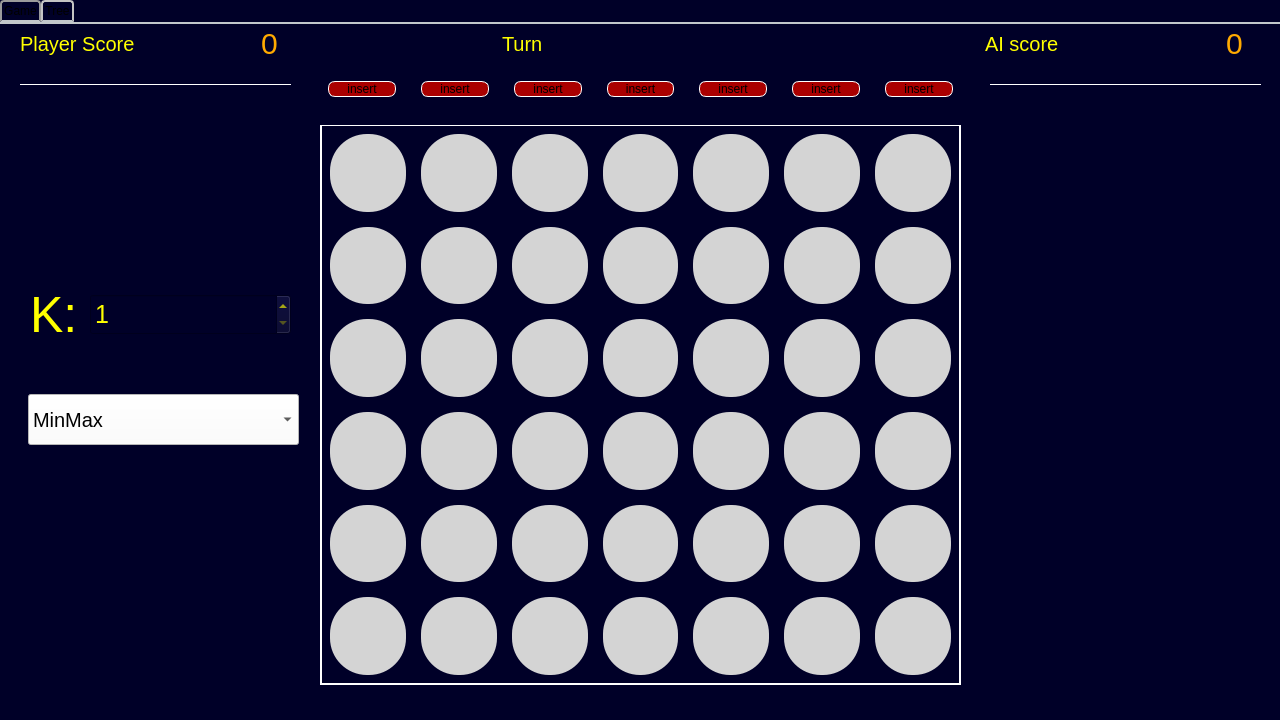
<?xml version="1.0" encoding="UTF-8"?>
<ui version="4.0">
 <class>MainWindow</class>
 <widget class="QMainWindow" name="MainWindow">
  <property name="geometry">
   <rect>
    <x>0</x>
    <y>0</y>
    <width>1280</width>
    <height>720</height>
   </rect>
  </property>
  <property name="font">
   <font>
    <family>Consolas</family>
    <pointsize>10</pointsize>
    <weight>9</weight>
    <italic>false</italic>
    <bold>false</bold>
   </font>
  </property>
  <property name="windowTitle">
   <string>MainWindow</string>
  </property>
  <property name="styleSheet">
   <string notr="true">font: 75 10pt &quot;Consolas&quot;;
background-color:rgb(0, 0, 40);</string>
  </property>
  <widget class="QWidget" name="centralwidget">
   <property name="styleSheet">
    <string notr="true"/>
   </property>
   <widget class="QTabWidget" name="tabWidget">
    <property name="geometry">
     <rect>
      <x>0</x>
      <y>0</y>
      <width>1280</width>
      <height>720</height>
     </rect>
    </property>
    <property name="sizePolicy">
     <sizepolicy hsizetype="Preferred" vsizetype="Preferred">
      <horstretch>0</horstretch>
      <verstretch>0</verstretch>
     </sizepolicy>
    </property>
    <property name="styleSheet">
     <string notr="true">QTabWidget::pane { /* The tab widget frame */
    border-top: 2px solid #C2C7CB;
    position: absolute;
    top: -0.5em;
}

QTabWidget::tab-bar {
    alignment: center;
}

/* Style the tab using the tab sub-control. Note that
    it reads QTabBar _not_ QTabWidget */
QTabBar::tab {
    background: qlineargradient(x1: 0, y1: 0, x2: 0, y2: 1,
                                stop: 0 #E1E1E1, stop: 0.4 #DDDDDD,
                                stop: 0.5 #D8D8D8, stop: 1.0 #D3D3D3);
    border: 2px solid #C4C4C3;
    border-bottom-color: #C2C7CB; /* same as the pane color */
    border-top-left-radius: 4px;
    border-top-right-radius: 4px;
    min-width: 8ex;
    padding: 2px;
}

QTabBar::tab:selected, QTabBar::tab:hover {
    background: qlineargradient(x1: 0, y1: 0, x2: 0, y2: 1,
                                stop: 0 #fafafa, stop: 0.4 #f4f4f4,
                                stop: 0.5 #e7e7e7, stop: 1.0 #fafafa);
}

QTabBar::tab:selected {
    border-color: #9B9B9B;
    border-bottom-color: #C2C7CB; /* same as pane color */
}
QPushButton {
	background-color: rgb(170, 0, 0);
	border: 1px solid white;
	border-radius: 7px;
}
QPushButton:pressed {
    background-color: rgb(224, 0, 0);
    border-style: inset;
}
</string>
    </property>
    <property name="tabShape">
     <enum>QTabWidget::Rounded</enum>
    </property>
    <property name="currentIndex">
     <number>0</number>
    </property>
    <widget class="QWidget" name="tab">
     <attribute name="title">
      <string>Game</string>
     </attribute>
     <widget class="QWidget" name="gridLayoutWidget">
      <property name="geometry">
       <rect>
        <x>330</x>
        <y>110</y>
        <width>621</width>
        <height>541</height>
       </rect>
      </property>
      <layout class="QGridLayout" name="grid">
       <property name="spacing">
        <number>15</number>
       </property>
       <item row="1" column="0">
        <widget class="QLabel" name="l40">
         <property name="styleSheet">
          <string notr="true">background-color: rgb(212, 212, 212);
border: 2px insert rgb(85, 255, 255);
border-radius: 37px;</string>
         </property>
         <property name="text">
          <string/>
         </property>
        </widget>
       </item>
       <item row="5" column="7">
        <widget class="QLabel" name="l06">
         <property name="styleSheet">
          <string notr="true">background-color: rgb(212, 212, 212);
border: 2px insert rgb(85, 255, 255);
border-radius: 37px;</string>
         </property>
         <property name="text">
          <string/>
         </property>
        </widget>
       </item>
       <item row="2" column="3">
        <widget class="QLabel" name="l33">
         <property name="styleSheet">
          <string notr="true">background-color: rgb(212, 212, 212);
border: 2px insert rgb(85, 255, 255);
border-radius: 37px;</string>
         </property>
         <property name="text">
          <string/>
         </property>
        </widget>
       </item>
       <item row="4" column="3">
        <widget class="QLabel" name="l13">
         <property name="styleSheet">
          <string notr="true">background-color: rgb(212, 212, 212);
border: 2px insert rgb(85, 255, 255);
border-radius: 37px;</string>
         </property>
         <property name="text">
          <string/>
         </property>
        </widget>
       </item>
       <item row="4" column="2">
        <widget class="QLabel" name="l12">
         <property name="styleSheet">
          <string notr="true">background-color: rgb(212, 212, 212);
border: 2px insert rgb(85, 255, 255);
border-radius: 37px;</string>
         </property>
         <property name="text">
          <string/>
         </property>
        </widget>
       </item>
       <item row="5" column="5">
        <widget class="QLabel" name="l04">
         <property name="styleSheet">
          <string notr="true">background-color: rgb(212, 212, 212);
border: 2px insert rgb(85, 255, 255);
border-radius: 37px;</string>
         </property>
         <property name="text">
          <string/>
         </property>
        </widget>
       </item>
       <item row="4" column="5">
        <widget class="QLabel" name="l14">
         <property name="styleSheet">
          <string notr="true">background-color: rgb(212, 212, 212);
border: 2px insert rgb(85, 255, 255);
border-radius: 37px;</string>
         </property>
         <property name="text">
          <string/>
         </property>
        </widget>
       </item>
       <item row="3" column="5">
        <widget class="QLabel" name="l24">
         <property name="styleSheet">
          <string notr="true">background-color: rgb(212, 212, 212);
border: 2px insert rgb(85, 255, 255);
border-radius: 37px;</string>
         </property>
         <property name="text">
          <string/>
         </property>
        </widget>
       </item>
       <item row="5" column="1">
        <widget class="QLabel" name="l01">
         <property name="styleSheet">
          <string notr="true">background-color: rgb(212, 212, 212);
border: 2px insert rgb(85, 255, 255);
border-radius: 37px;</string>
         </property>
         <property name="text">
          <string/>
         </property>
        </widget>
       </item>
       <item row="5" column="3">
        <widget class="QLabel" name="l03">
         <property name="styleSheet">
          <string notr="true">background-color: rgb(212, 212, 212);
border: 2px insert rgb(85, 255, 255);
border-radius: 37px;</string>
         </property>
         <property name="text">
          <string/>
         </property>
        </widget>
       </item>
       <item row="4" column="1">
        <widget class="QLabel" name="l11">
         <property name="styleSheet">
          <string notr="true">background-color: rgb(212, 212, 212);
border: 2px insert rgb(85, 255, 255);
border-radius: 37px;</string>
         </property>
         <property name="text">
          <string/>
         </property>
        </widget>
       </item>
       <item row="3" column="6">
        <widget class="QLabel" name="l25">
         <property name="styleSheet">
          <string notr="true">background-color: rgb(212, 212, 212);
border: 2px insert rgb(85, 255, 255);
border-radius: 37px;</string>
         </property>
         <property name="text">
          <string/>
         </property>
        </widget>
       </item>
       <item row="0" column="2">
        <widget class="QLabel" name="l52">
         <property name="styleSheet">
          <string notr="true">background-color: rgb(212, 212, 212);
border: 2px insert rgb(85, 255, 255);
border-radius: 37px;</string>
         </property>
         <property name="text">
          <string/>
         </property>
        </widget>
       </item>
       <item row="1" column="2">
        <widget class="QLabel" name="l42">
         <property name="styleSheet">
          <string notr="true">background-color: rgb(212, 212, 212);
border: 2px insert rgb(85, 255, 255);
border-radius: 37px;</string>
         </property>
         <property name="text">
          <string/>
         </property>
        </widget>
       </item>
       <item row="1" column="1">
        <widget class="QLabel" name="l41">
         <property name="styleSheet">
          <string notr="true">background-color: rgb(212, 212, 212);
border: 2px insert rgb(85, 255, 255);
border-radius: 37px;</string>
         </property>
         <property name="text">
          <string/>
         </property>
        </widget>
       </item>
       <item row="5" column="0">
        <widget class="QLabel" name="l00">
         <property name="styleSheet">
          <string notr="true">background-color: rgb(212, 212, 212);
border: 2px insert rgb(85, 255, 255);
border-radius: 37px;</string>
         </property>
         <property name="text">
          <string/>
         </property>
        </widget>
       </item>
       <item row="0" column="0">
        <widget class="QLabel" name="l50">
         <property name="styleSheet">
          <string notr="true">background-color: rgb(212, 212, 212);
border: 2px insert rgb(85, 255, 255);
border-radius: 37px;</string>
         </property>
         <property name="text">
          <string/>
         </property>
        </widget>
       </item>
       <item row="4" column="7">
        <widget class="QLabel" name="l16">
         <property name="styleSheet">
          <string notr="true">background-color: rgb(212, 212, 212);
border: 2px insert rgb(85, 255, 255);
border-radius: 37px;</string>
         </property>
         <property name="text">
          <string/>
         </property>
        </widget>
       </item>
       <item row="4" column="0">
        <widget class="QLabel" name="l10">
         <property name="styleSheet">
          <string notr="true">background-color: rgb(212, 212, 212);
border: 2px insert rgb(85, 255, 255);
border-radius: 37px;</string>
         </property>
         <property name="text">
          <string/>
         </property>
        </widget>
       </item>
       <item row="3" column="3">
        <widget class="QLabel" name="l23">
         <property name="styleSheet">
          <string notr="true">background-color: rgb(212, 212, 212);
border: 2px insert rgb(85, 255, 255);
border-radius: 37px;</string>
         </property>
         <property name="text">
          <string/>
         </property>
        </widget>
       </item>
       <item row="2" column="1">
        <widget class="QLabel" name="l31">
         <property name="styleSheet">
          <string notr="true">background-color: rgb(212, 212, 212);
border: 2px insert rgb(85, 255, 255);
border-radius: 37px;</string>
         </property>
         <property name="text">
          <string/>
         </property>
        </widget>
       </item>
       <item row="3" column="2">
        <widget class="QLabel" name="l22">
         <property name="styleSheet">
          <string notr="true">background-color: rgb(212, 212, 212);
border: 2px insert rgb(85, 255, 255);
border-radius: 37px;</string>
         </property>
         <property name="text">
          <string/>
         </property>
        </widget>
       </item>
       <item row="2" column="0">
        <widget class="QLabel" name="l30">
         <property name="styleSheet">
          <string notr="true">background-color: rgb(212, 212, 212);
border: 2px insert rgb(85, 255, 255);
border-radius: 37px;</string>
         </property>
         <property name="text">
          <string/>
         </property>
        </widget>
       </item>
       <item row="5" column="6">
        <widget class="QLabel" name="l05">
         <property name="styleSheet">
          <string notr="true">background-color: rgb(212, 212, 212);
border: 2px insert rgb(85, 255, 255);
border-radius: 37px;</string>
         </property>
         <property name="text">
          <string/>
         </property>
        </widget>
       </item>
       <item row="3" column="7">
        <widget class="QLabel" name="l26">
         <property name="styleSheet">
          <string notr="true">background-color: rgb(212, 212, 212);
border: 2px insert rgb(85, 255, 255);
border-radius: 37px;</string>
         </property>
         <property name="text">
          <string/>
         </property>
        </widget>
       </item>
       <item row="4" column="6">
        <widget class="QLabel" name="l15">
         <property name="styleSheet">
          <string notr="true">background-color: rgb(212, 212, 212);
border: 2px insert rgb(85, 255, 255);
border-radius: 37px;</string>
         </property>
         <property name="text">
          <string/>
         </property>
        </widget>
       </item>
       <item row="2" column="2">
        <widget class="QLabel" name="l32">
         <property name="styleSheet">
          <string notr="true">background-color: rgb(212, 212, 212);
border: 2px insert rgb(85, 255, 255);
border-radius: 37px;</string>
         </property>
         <property name="text">
          <string/>
         </property>
        </widget>
       </item>
       <item row="3" column="1">
        <widget class="QLabel" name="l21">
         <property name="styleSheet">
          <string notr="true">background-color: rgb(212, 212, 212);
border: 2px insert rgb(85, 255, 255);
border-radius: 37px;</string>
         </property>
         <property name="text">
          <string/>
         </property>
        </widget>
       </item>
       <item row="5" column="2">
        <widget class="QLabel" name="l02">
         <property name="styleSheet">
          <string notr="true">background-color: rgb(212, 212, 212);
border: 2px insert rgb(85, 255, 255);
border-radius: 37px;</string>
         </property>
         <property name="text">
          <string/>
         </property>
        </widget>
       </item>
       <item row="3" column="0">
        <widget class="QLabel" name="l20">
         <property name="styleSheet">
          <string notr="true">background-color: rgb(212, 212, 212);
border: 2px insert rgb(85, 255, 255);
border-radius: 37px;</string>
         </property>
         <property name="text">
          <string/>
         </property>
        </widget>
       </item>
       <item row="0" column="1">
        <widget class="QLabel" name="l51">
         <property name="styleSheet">
          <string notr="true">background-color: rgb(212, 212, 212);
border: 2px insert rgb(85, 255, 255);
border-radius: 37px;</string>
         </property>
         <property name="text">
          <string/>
         </property>
        </widget>
       </item>
       <item row="2" column="5">
        <widget class="QLabel" name="l34">
         <property name="styleSheet">
          <string notr="true">background-color: rgb(212, 212, 212);
border: 2px insert rgb(85, 255, 255);
border-radius: 37px;</string>
         </property>
         <property name="text">
          <string/>
         </property>
        </widget>
       </item>
       <item row="2" column="6">
        <widget class="QLabel" name="l35">
         <property name="styleSheet">
          <string notr="true">background-color: rgb(212, 212, 212);
border: 2px insert rgb(85, 255, 255);
border-radius: 37px;</string>
         </property>
         <property name="text">
          <string/>
         </property>
        </widget>
       </item>
       <item row="2" column="7">
        <widget class="QLabel" name="l36">
         <property name="styleSheet">
          <string notr="true">background-color: rgb(212, 212, 212);
border: 2px insert rgb(85, 255, 255);
border-radius: 37px;</string>
         </property>
         <property name="text">
          <string/>
         </property>
        </widget>
       </item>
       <item row="1" column="3">
        <widget class="QLabel" name="l43">
         <property name="styleSheet">
          <string notr="true">background-color: rgb(212, 212, 212);
border: 2px insert rgb(85, 255, 255);
border-radius: 37px;</string>
         </property>
         <property name="text">
          <string/>
         </property>
        </widget>
       </item>
       <item row="1" column="5">
        <widget class="QLabel" name="l44">
         <property name="styleSheet">
          <string notr="true">background-color: rgb(212, 212, 212);
border: 2px insert rgb(85, 255, 255);
border-radius: 37px;</string>
         </property>
         <property name="text">
          <string/>
         </property>
        </widget>
       </item>
       <item row="1" column="6">
        <widget class="QLabel" name="l45">
         <property name="styleSheet">
          <string notr="true">background-color: rgb(212, 212, 212);
border: 2px insert rgb(85, 255, 255);
border-radius: 37px;</string>
         </property>
         <property name="text">
          <string/>
         </property>
        </widget>
       </item>
       <item row="1" column="7">
        <widget class="QLabel" name="l46">
         <property name="styleSheet">
          <string notr="true">background-color: rgb(212, 212, 212);
border: 2px insert rgb(85, 255, 255);
border-radius: 37px;</string>
         </property>
         <property name="text">
          <string/>
         </property>
        </widget>
       </item>
       <item row="0" column="3">
        <widget class="QLabel" name="l53">
         <property name="styleSheet">
          <string notr="true">background-color: rgb(212, 212, 212);
border: 2px insert rgb(85, 255, 255);
border-radius: 37px;</string>
         </property>
         <property name="text">
          <string/>
         </property>
        </widget>
       </item>
       <item row="0" column="5">
        <widget class="QLabel" name="l54">
         <property name="styleSheet">
          <string notr="true">background-color: rgb(212, 212, 212);
border: 2px insert rgb(85, 255, 255);
border-radius: 37px;</string>
         </property>
         <property name="text">
          <string/>
         </property>
        </widget>
       </item>
       <item row="0" column="6">
        <widget class="QLabel" name="l55">
         <property name="styleSheet">
          <string notr="true">background-color: rgb(212, 212, 212);
border: 2px insert rgb(85, 255, 255);
border-radius: 37px;</string>
         </property>
         <property name="text">
          <string/>
         </property>
        </widget>
       </item>
       <item row="0" column="7">
        <widget class="QLabel" name="l56">
         <property name="styleSheet">
          <string notr="true">background-color: rgb(212, 212, 212);
border: 2px insert rgb(85, 255, 255);
border-radius: 37px;</string>
         </property>
         <property name="text">
          <string/>
         </property>
        </widget>
       </item>
      </layout>
     </widget>
     <widget class="QWidget" name="horizontalLayoutWidget">
      <property name="geometry">
       <rect>
        <x>20</x>
        <y>-21</y>
        <width>1441</width>
        <height>81</height>
       </rect>
      </property>
      <layout class="QHBoxLayout" name="horizontalLayout">
       <item>
        <widget class="QLabel" name="label_4">
         <property name="styleSheet">
          <string notr="true">color: yellow;
font-size: 20px;</string>
         </property>
         <property name="text">
          <string>Player Score</string>
         </property>
        </widget>
       </item>
       <item>
        <widget class="QLabel" name="player_score">
         <property name="styleSheet">
          <string notr="true">color: rgb(255, 170, 0);
font-size: 30px;</string>
         </property>
         <property name="text">
          <string>0</string>
         </property>
        </widget>
       </item>
       <item>
        <widget class="QLabel" name="label">
         <property name="styleSheet">
          <string notr="true">color: yellow;
font-size: 20px;</string>
         </property>
         <property name="text">
          <string>Turn</string>
         </property>
        </widget>
       </item>
       <item>
        <widget class="QLabel" name="turn">
         <property name="styleSheet">
          <string notr="true">color: rgb(255, 170, 0);
font-size: 30px;</string>
         </property>
         <property name="text">
          <string/>
         </property>
        </widget>
       </item>
       <item>
        <widget class="QLabel" name="label_3">
         <property name="styleSheet">
          <string notr="true">color: yellow;
font-size: 20px;</string>
         </property>
         <property name="text">
          <string>AI score</string>
         </property>
        </widget>
       </item>
       <item>
        <widget class="QLabel" name="ai_score">
         <property name="styleSheet">
          <string notr="true">color: rgb(255, 170, 0);
font-size: 30px;</string>
         </property>
         <property name="text">
          <string>0</string>
         </property>
        </widget>
       </item>
      </layout>
     </widget>
     <widget class="QFrame" name="frame">
      <property name="geometry">
       <rect>
        <x>320</x>
        <y>100</y>
        <width>641</width>
        <height>561</height>
       </rect>
      </property>
      <property name="styleSheet">
       <string notr="true">border: 2px solid white;</string>
      </property>
      <property name="frameShape">
       <enum>QFrame::StyledPanel</enum>
      </property>
      <property name="frameShadow">
       <enum>QFrame::Raised</enum>
      </property>
     </widget>
     <widget class="QSpinBox" name="spinBox">
      <property name="geometry">
       <rect>
        <x>90</x>
        <y>270</y>
        <width>201</width>
        <height>41</height>
       </rect>
      </property>
      <property name="styleSheet">
       <string notr="true">color: yellow;
font-size: 25px;</string>
      </property>
      <property name="minimum">
       <number>1</number>
      </property>
      <property name="maximum">
       <number>1000000000</number>
      </property>
     </widget>
     <widget class="QComboBox" name="comboBox">
      <property name="geometry">
       <rect>
        <x>28</x>
        <y>370</y>
        <width>271</width>
        <height>51</height>
       </rect>
      </property>
      <property name="styleSheet">
       <string notr="true">background-color: white;
font-size: 20px;</string>
      </property>
      <item>
       <property name="text">
        <string>MinMax</string>
       </property>
      </item>
      <item>
       <property name="text">
        <string>MinMax with pruning</string>
       </property>
      </item>
     </widget>
     <widget class="QWidget" name="horizontalLayoutWidget_2">
      <property name="geometry">
       <rect>
        <x>320</x>
        <y>30</y>
        <width>641</width>
        <height>71</height>
       </rect>
      </property>
      <layout class="QHBoxLayout" name="horizontalLayout_2">
       <property name="spacing">
        <number>25</number>
       </property>
       <property name="leftMargin">
        <number>8</number>
       </property>
       <property name="rightMargin">
        <number>8</number>
       </property>
       <item>
        <widget class="QPushButton" name="bt0">
         <property name="cursor">
          <cursorShape>OpenHandCursor</cursorShape>
         </property>
         <property name="focusPolicy">
          <enum>Qt::ClickFocus</enum>
         </property>
         <property name="text">
          <string>insert</string>
         </property>
        </widget>
       </item>
       <item>
        <widget class="QPushButton" name="bt1">
         <property name="cursor">
          <cursorShape>OpenHandCursor</cursorShape>
         </property>
         <property name="focusPolicy">
          <enum>Qt::ClickFocus</enum>
         </property>
         <property name="text">
          <string>insert</string>
         </property>
        </widget>
       </item>
       <item>
        <widget class="QPushButton" name="bt2">
         <property name="cursor">
          <cursorShape>OpenHandCursor</cursorShape>
         </property>
         <property name="focusPolicy">
          <enum>Qt::ClickFocus</enum>
         </property>
         <property name="text">
          <string>insert</string>
         </property>
        </widget>
       </item>
       <item>
        <widget class="QPushButton" name="bt3">
         <property name="cursor">
          <cursorShape>OpenHandCursor</cursorShape>
         </property>
         <property name="focusPolicy">
          <enum>Qt::ClickFocus</enum>
         </property>
         <property name="text">
          <string>insert</string>
         </property>
        </widget>
       </item>
       <item>
        <widget class="QPushButton" name="bt4">
         <property name="cursor">
          <cursorShape>OpenHandCursor</cursorShape>
         </property>
         <property name="focusPolicy">
          <enum>Qt::ClickFocus</enum>
         </property>
         <property name="text">
          <string>insert</string>
         </property>
        </widget>
       </item>
       <item>
        <widget class="QPushButton" name="bt5">
         <property name="cursor">
          <cursorShape>OpenHandCursor</cursorShape>
         </property>
         <property name="focusPolicy">
          <enum>Qt::ClickFocus</enum>
         </property>
         <property name="text">
          <string>insert</string>
         </property>
        </widget>
       </item>
       <item>
        <widget class="QPushButton" name="bt6">
         <property name="cursor">
          <cursorShape>OpenHandCursor</cursorShape>
         </property>
         <property name="focusPolicy">
          <enum>Qt::ClickFocus</enum>
         </property>
         <property name="text">
          <string>insert</string>
         </property>
        </widget>
       </item>
      </layout>
     </widget>
     <widget class="QLabel" name="label_2">
      <property name="geometry">
       <rect>
        <x>30</x>
        <y>270</y>
        <width>51</width>
        <height>41</height>
       </rect>
      </property>
      <property name="styleSheet">
       <string notr="true">color: yellow;
font-size: 50px;</string>
      </property>
      <property name="text">
       <string>K:</string>
      </property>
     </widget>
     <widget class="QFrame" name="frame_2">
      <property name="geometry">
       <rect>
        <x>20</x>
        <y>0</y>
        <width>271</width>
        <height>61</height>
       </rect>
      </property>
      <property name="styleSheet">
       <string notr="true">border: 2px solid white;</string>
      </property>
      <property name="frameShape">
       <enum>QFrame::StyledPanel</enum>
      </property>
      <property name="frameShadow">
       <enum>QFrame::Raised</enum>
      </property>
     </widget>
     <widget class="QFrame" name="frame_3">
      <property name="geometry">
       <rect>
        <x>990</x>
        <y>0</y>
        <width>271</width>
        <height>61</height>
       </rect>
      </property>
      <property name="styleSheet">
       <string notr="true">border: 2px solid white;</string>
      </property>
      <property name="frameShape">
       <enum>QFrame::StyledPanel</enum>
      </property>
      <property name="frameShadow">
       <enum>QFrame::Raised</enum>
      </property>
     </widget>
     <zorder>frame_3</zorder>
     <zorder>frame_2</zorder>
     <zorder>frame</zorder>
     <zorder>gridLayoutWidget</zorder>
     <zorder>horizontalLayoutWidget</zorder>
     <zorder>spinBox</zorder>
     <zorder>comboBox</zorder>
     <zorder>horizontalLayoutWidget_2</zorder>
     <zorder>label_2</zorder>
    </widget>
    <widget class="QWidget" name="tab_2">
     <attribute name="title">
      <string>Tree</string>
     </attribute>
    </widget>
   </widget>
  </widget>
  <widget class="QMenuBar" name="menubar">
   <property name="geometry">
    <rect>
     <x>0</x>
     <y>0</y>
     <width>1280</width>
     <height>21</height>
    </rect>
   </property>
  </widget>
  <widget class="QStatusBar" name="statusbar"/>
 </widget>
 <resources/>
 <connections/>
</ui>
